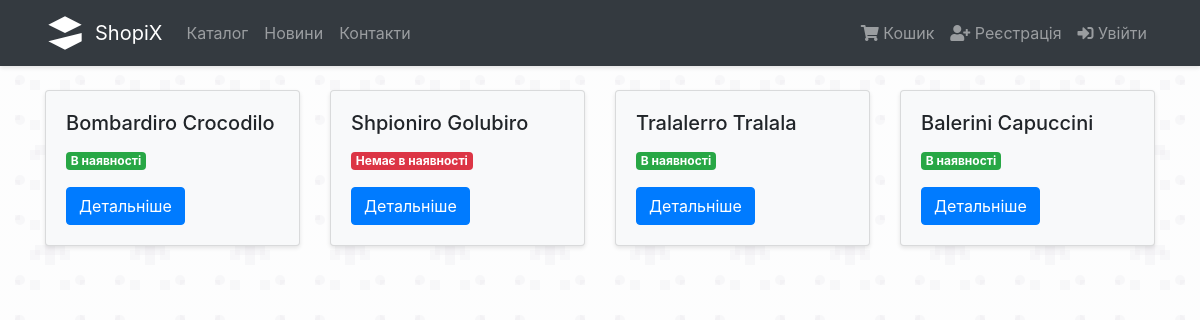
Screenshot of /products/ with the database file from the repository.
### proj/products/models.py (models this page shows, shortened)
class Product(db.Model):
    id = db.Column(db.Integer, primary_key=True)
    name = db.Column(db.String(64), unique=False, nullable=False)
    in_stock = db.Column(db.Integer, default=0)
    description = db.Column(db.Text)
    price = db.Column(db.Float, nullable=True, default=0.01) #TODO: set nullable=False after a wipe-out
    orders = db.relationship('OrderToProduct', backref='product', lazy=True)

### proj/products/routes.py (the view)
@products.route('/')
def index():
    products_list = Product.query.all()
    return render_template('products/product_list.html', products=products_list)

### proj/templates/products/product_list.html
{% extends "layout.html" %}
{% block content %}
    <div class="row">
        {% for product in products %}
        <div class="col-12 col-sm-6 col-md-4 col-lg-3 mb-4">
            <div class="card bg-light">
                <div class="card-body">
                    <h5 class="card-title">{{ product.name }}</h5>
                    <p class="card-text">
                        {% if product.in_stock > 0 %}
                            <span class="badge badge-success">В наявності</span>
                        {% else %}
                            <span class="badge badge-danger">Немає в наявності</span>
                        {% endif %}
                    </p>
                    <a href="{{ url_for('products.details', id=product.id) }}" class="btn btn-primary">Детальніше</a>
                </div>
            </div>
        </div>
        {% endfor %}
    </div>
{% endblock %}

### proj/templates/layout.html (style rules this page uses)
body { background-color: #f8f9fa; min-height: 100vh; }
.card { background-color: rgba(255, 255, 255, 0.9); box-shadow: 0 2px 4px rgba(0, 0, 0, 0.1); }

### rows the page displays
Product: name "Bombardiro Crocodilo", in_stock "В наявності"
Product: name "Shpioniro Golubiro", in_stock "Немає в наявності"
Product: name "Tralalerro Tralala", in_stock "В наявності"
Product: name "Balerini Capuccini", in_stock "В наявності"
